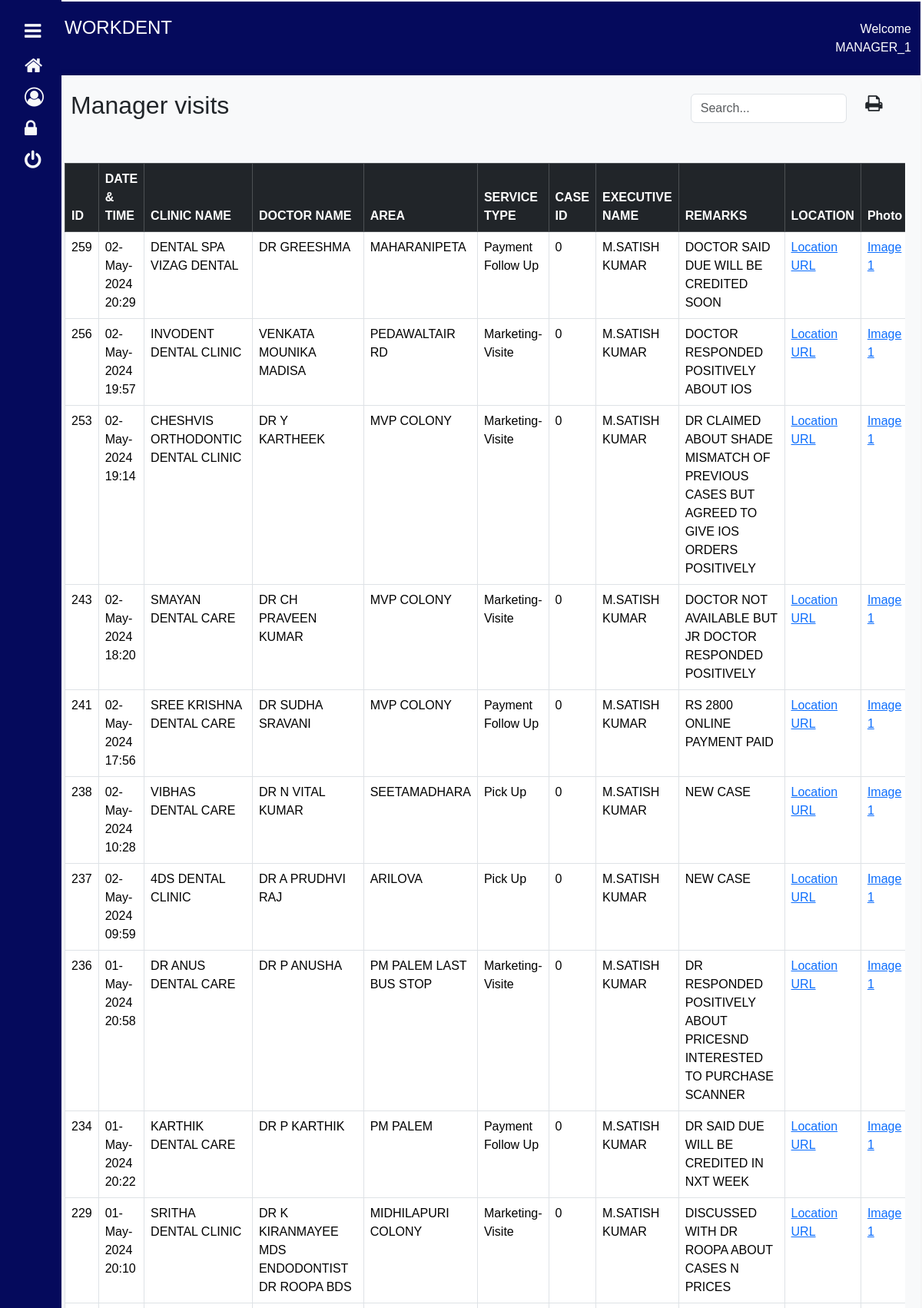
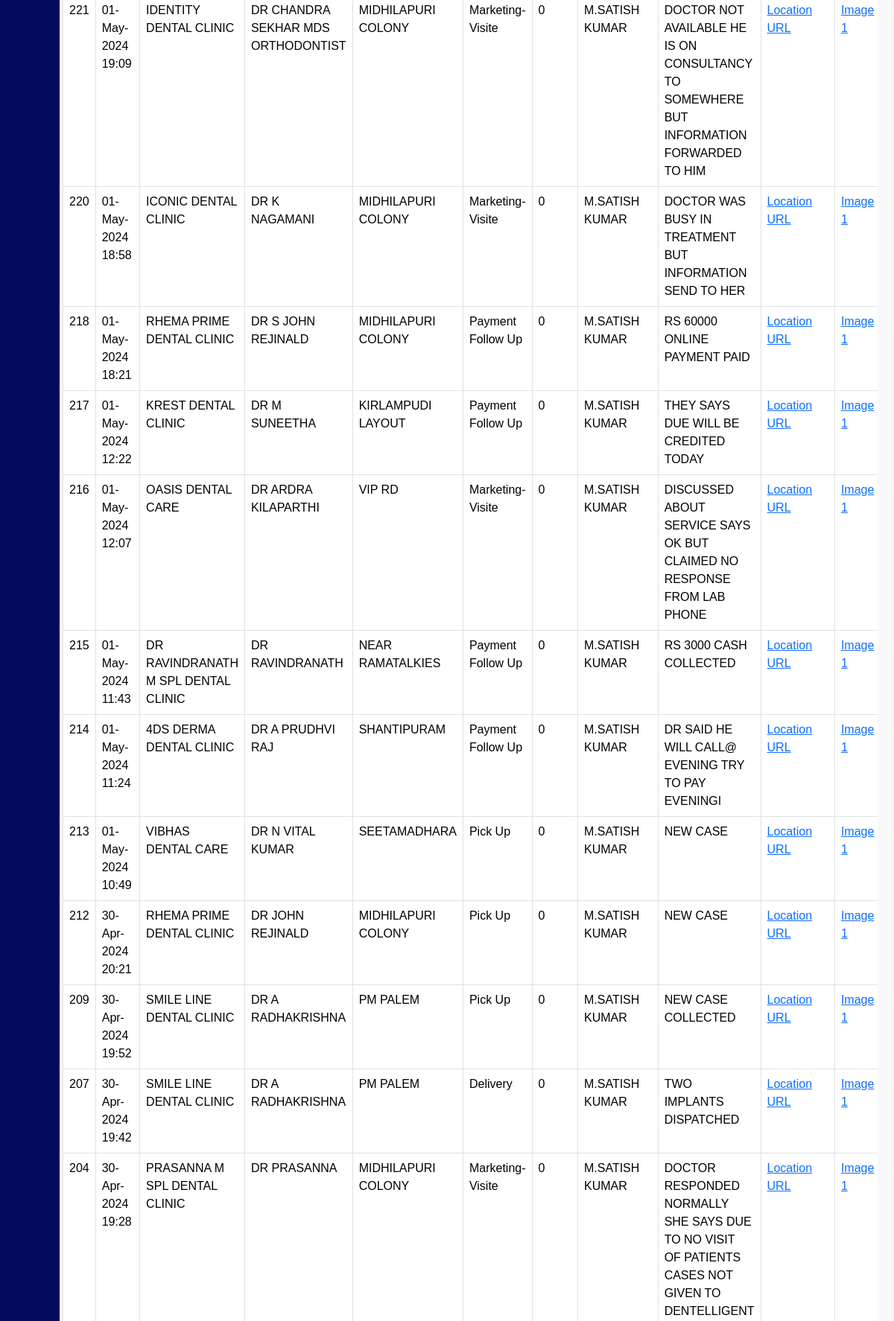
/workdent/admin/manager_report.php?name=M.SATISH+KUMAR (signed in, upper part), run on the app's committed database (2 pictures, top to bottom).
### tables this page shows
CREATE TABLE `managers` (
  `id` int(11) NOT NULL,
  `ClinicName` varchar(255) DEFAULT NULL,
  `DoctorName` varchar(255) DEFAULT NULL,
  `Service` varchar(255) DEFAULT NULL,
  `ExecutiveName` varchar(255) DEFAULT NULL,
  `AppointmentDateTime` datetime DEFAULT current_timestamp(),
  `Area` varchar(255) DEFAULT NULL,
  `Caseid` int(11) DEFAULT NULL,
  `cases` int(11) NOT NULL,
  `Remarks` text DEFAULT NULL,
  `Latitude` float DEFAULT NULL,
  `Longitude` float DEFAULT NULL,
  `Photo` varchar(100) NOT NULL
);

### workdent/admin/manager_report.php (the view, shortened to what this page needs)
<!DOCTYPE html>
<html lang="en">
<head>
  <link href="https://cdn.jsdelivr.net/npm/bootstrap@5.3.2/dist/css/bootstrap.min.css" rel="stylesheet">
  <link rel="stylesheet" href="https://cdnjs.cloudflare.com/ajax/libs/font-awesome/4.7.0/css/font-awesome.min.css">
</head>
<body onload="getLocation();">
<div id="sidebar" class=" ">
  <a href="#" onclick="toggleSidebar()" class="text-light"><i class="fa fa-bars"></i> <span>&nbsp;  MENU</span></a>
  <a href="welcome.php" class="text-light">
    <div class="icon-container">
      <i class="fa fa-home "></i>
    </div>
  </a>
  <a href="user_info.php" class="text-light">
        <div class="icon-container">
            <i class="fa fa-user-circle-o"></i>
        </div>
    </a>
  <a href="change_password.php" class="text-light">
    <div class="icon-container">
      <i class="fa fa-lock"></i>
    </div>
  </a>
  <a href="../index.php" class="text-light">
    <div class="icon-container">
      <i class="fa fa-power-off "></i>
    </div>
  </a>
</div>
<div id="main">
    <div id="nav-bg" class="container-fluid">
        <div class="row">
            <div class="col-lg-10 col-12">
                <h4 style="padding:20px;color:white">WORKDENT</h4>
            </div>
            <div class="col-lg-2">
                <span style="text-align: right; padding:20px;">
                    <a class="nav-link u-name" href="#" style="color: white;">
                        <?php
                        if(isset($_SESSION['username'])) {
                            echo "Welcome " .$_SESSION['username'];
                        } else {
                            header('Location: ../index.php');
                            exit();
                        }
                        ?>
                    </a>
                </span>
            </div>
        </div>
    </div>
 <div class="container-fluid  custom-container">
        <div class="d-flex justify-content-between align-items-center mb-4">
            <h2 style="margin-left:20px">Manager visits</h2>
           <div class="row">
                <div class="col-lg-9">
                        <div class="search-box">
                         <input type="text" class="form-control" placeholder="Search...">
                        </div>
                </div>
                <div class="col" id="printButtonWrapper">
                  <i onclick="window.print()" class="fa fa-print" style="font-size:24px"></i>
                </div>
            </div>
        </div>
        <div class="container-fluid mt-5" style="overflow-x:auto; ">
            <?php
            if (isset($_GET['name'])) {
                $name = $_GET['name'];
            } else {
                echo "Name parameter not found in the URL.";
                exit();
            }
        $servername = "localhost";
        $username = "u170552379_admin";
        $password = "DENTELLIGENt@2019";
        $dbname = "u170552379_workdent";
        $conn = new mysqli($servername, $username, $password, $dbname);
       $sql = "SELECT * from managers  WHERE ExecutiveName = '$name' ORDER BY AppointmentDateTime DESC";
        $result = $conn->query($sql);
        if ($result->num_rows > 0) {
            echo "<table class='table table-bordered'>";
            echo "<thead class='table-dark'><tr><th>ID </th><th>DATE & TIME </th><th>CLINIC NAME</th><th>DOCTOR NAME</th><th>AREA</th><th>SERVICE TYPE</th><th>CASE ID</th><th>EXECUTIVE NAME</th><th>REMARKS</th><th>LOCATION</th><th>Photo</th></tr></thead><tbody>";
            while($row = $result->fetch_assoc()) {
                $originalDate = $row["AppointmentDateTime"];
                $formattedDate = date("d-M-Y H:i", strtotime($originalDate));
                $photoNames = explode(",", $row['Photo']);
                $imageLinks = '';
                $imageNumber = 1;
                foreach ($photoNames as $photoName) {
                    $imageLinks .= "<a href='../manager/uploads/" . $photoName . "' target='_blank'>Image " . $imageNumber . "</a><br>";
                    $imageNumber++;
                }
               echo "<tr><td>" . $row["id"]. "</td><td>" . $formattedDate. "</td><td>" . $row["ClinicName"]. "</td><td>" . $row["DoctorName"]. "</td><td>" . $row["Area"]. "</td><td>" . $row["Service"].  "</td><td>" . $row["Caseid"]. "</td><td>" . $row["ExecutiveName"]. "</td><td>" . $row["Remarks"]. "</td><td><a href='https://maps.google.com/maps?q=" . $row['Latitude'] . "," . $row['Longitude'] . "&hl=es&z=14' target='_blank'> Location URL</a></td><td>" .  $imageLinks. "</td></tr>";
            }
            echo "</tbody></table>";
        } else {
            echo "<p class='text-danger'>No appointment details found</p>";
        }
        ?>
    </div>
</div>
</div>
</body>
</html>

### workdent/admin/manager_report.php (style rules this page uses)
body { margin: 0; font-family: 'Arial', sans-serif; }
.fa { font-size:25px; }
#sidebar { height: 100%; width: 80px; position: fixed; background-color: #050A5C; overflow-x: hidden; transition: 0.5s; padding-top: 20px; }
#sidebar a { padding: 8px 8px 8px 32px; text-decoration: none; font-size: 18px; color: white; display: block; transition: 0.3s; }
#main { margin-left: 50px; padding: 2px; }
.icon-container { display: flex; align-items: center; gap: 10px; }
#nav-bg { background-color: #050A5C; }
.custom-container { background-color: #f8f9fa; padding: 20px; border-radius: 10px; box-shadow: 0 0 10px rgba(0, 0, 0, 0.1); }
.search-box { float: right; }

### data on the page
managers: id "259", AppointmentDateTime "02-May-2024 20:29", ClinicName "DENTAL SPA VIZAG DENTAL", DoctorName "DR GREESHMA", Area "MAHARANIPETA", Service "Payment Follow Up", Caseid "0", ExecutiveName "M.SATISH KUMAR", Remarks "DOCTOR SAID DUE WILL BE CREDITED SOON"
managers: id "256", AppointmentDateTime "02-May-2024 19:57", ClinicName "INVODENT DENTAL CLINIC", DoctorName "VENKATA MOUNIKA MADISA", Area "PEDAWALTAIR RD", Service "Marketing-Visite", Caseid "0", ExecutiveName "M.SATISH KUMAR", Remarks "DOCTOR RESPONDED POSITIVELY ABOUT IOS"
managers: id "253", AppointmentDateTime "02-May-2024 19:14", ClinicName "CHESHVIS ORTHODONTIC DENTAL CLINIC", DoctorName "DR Y KARTHEEK", Area "MVP COLONY", Service "Marketing-Visite", Caseid "0", ExecutiveName "M.SATISH KUMAR", Remarks "DR CLAIMED ABOUT SHADE MISMATCH OF PREVIOUS CASES BUT AGREED TO GIVE IOS ORDERS POSITIVELY"
managers: id "243", AppointmentDateTime "02-May-2024 18:20", ClinicName "SMAYAN DENTAL CARE", DoctorName "DR CH PRAVEEN KUMAR", Area "MVP COLONY", Service "Marketing-Visite", Caseid "0", ExecutiveName "M.SATISH KUMAR", Remarks "DOCTOR NOT AVAILABLE BUT JR DOCTOR RESPONDED POSITIVELY"
managers: id "241", AppointmentDateTime "02-May-2024 17:56", ClinicName "SREE KRISHNA DENTAL CARE", DoctorName "DR SUDHA SRAVANI", Area "MVP COLONY", Service "Payment Follow Up", Caseid "0", ExecutiveName "M.SATISH KUMAR", Remarks "RS 2800 ONLINE PAYMENT PAID"
managers: id "238", AppointmentDateTime "02-May-2024 10:28", ClinicName "VIBHAS DENTAL CARE", DoctorName "DR N VITAL KUMAR", Area "SEETAMADHARA", Service "Pick Up", Caseid "0", ExecutiveName "M.SATISH KUMAR", Remarks "NEW CASE"
managers: id "237", AppointmentDateTime "02-May-2024 09:59", ClinicName "4DS DENTAL CLINIC", DoctorName "DR A PRUDHVI RAJ", Area "ARILOVA", Service "Pick Up", Caseid "0", ExecutiveName "M.SATISH KUMAR", Remarks "NEW CASE"
managers: id "236", AppointmentDateTime "01-May-2024 20:58", ClinicName "DR ANUS DENTAL CARE", DoctorName "DR P ANUSHA", Area "PM PALEM LAST BUS STOP", Service "Marketing-Visite", Caseid "0", ExecutiveName "M.SATISH KUMAR", Remarks "DR RESPONDED POSITIVELY ABOUT PRICESND INTERESTED TO PURCHASE SCANNER"
managers: id "234", AppointmentDateTime "01-May-2024 20:22", ClinicName "KARTHIK DENTAL CARE", DoctorName "DR P KARTHIK", Area "PM PALEM", Service "Payment Follow Up", Caseid "0", ExecutiveName "M.SATISH KUMAR", Remarks "DR SAID DUE WILL BE CREDITED IN NXT WEEK"
managers: id "229", AppointmentDateTime "01-May-2024 20:10", ClinicName "SRITHA DENTAL CLINIC", DoctorName "DR K KIRANMAYEE MDS ENDODONTIST DR ROOPA BDS", Area "MIDHILAPURI COLONY", Service "Marketing-Visite", Caseid "0", ExecutiveName "M.SATISH KUMAR", Remarks "DISCUSSED WITH DR ROOPA ABOUT CASES N PRICES"
managers: id "221", AppointmentDateTime "01-May-2024 19:09", ClinicName "IDENTITY DENTAL CLINIC", DoctorName "DR CHANDRA SEKHAR MDS ORTHODONTIST", Area "MIDHILAPURI COLONY", Service "Marketing-Visite", Caseid "0", ExecutiveName "M.SATISH KUMAR", Remarks "DOCTOR NOT AVAILABLE HE IS ON CONSULTANCY TO SOMEWHERE BUT INFORMATION FORWARDED TO HIM"
managers: id "220", AppointmentDateTime "01-May-2024 18:58", ClinicName "ICONIC DENTAL CLINIC", DoctorName "DR K NAGAMANI", Area "MIDHILAPURI COLONY", Service "Marketing-Visite", Caseid "0", ExecutiveName "M.SATISH KUMAR", Remarks "DOCTOR WAS BUSY IN TREATMENT BUT INFORMATION SEND TO HER"
managers: id "218", AppointmentDateTime "01-May-2024 18:21", ClinicName "RHEMA PRIME DENTAL CLINIC", DoctorName "DR S JOHN REJINALD", Area "MIDHILAPURI COLONY", Service "Payment Follow Up", Caseid "0", ExecutiveName "M.SATISH KUMAR", Remarks "RS 60000 ONLINE PAYMENT PAID"
managers: id "217", AppointmentDateTime "01-May-2024 12:22", ClinicName "KREST DENTAL CLINIC", DoctorName "DR M SUNEETHA", Area "KIRLAMPUDI LAYOUT", Service "Payment Follow Up", Caseid "0", ExecutiveName "M.SATISH KUMAR", Remarks "THEY SAYS DUE WILL BE CREDITED TODAY"
managers: id "216", AppointmentDateTime "01-May-2024 12:07", ClinicName "OASIS DENTAL CARE", DoctorName "DR ARDRA KILAPARTHI", Area "VIP RD", Service "Marketing-Visite", Caseid "0", ExecutiveName "M.SATISH KUMAR", Remarks "DISCUSSED ABOUT SERVICE SAYS OK BUT CLAIMED NO RESPONSE FROM LAB PHONE"
managers: id "215", AppointmentDateTime "01-May-2024 11:43", ClinicName "DR RAVINDRANATH M SPL DENTAL CLINIC", DoctorName "DR RAVINDRANATH", Area "NEAR RAMATALKIES", Service "Payment Follow Up", Caseid "0", ExecutiveName "M.SATISH KUMAR", Remarks "RS 3000 CASH COLLECTED"
managers: id "214", AppointmentDateTime "01-May-2024 11:24", ClinicName "4DS DERMA DENTAL CLINIC", DoctorName "DR A PRUDHVI RAJ", Area "SHANTIPURAM", Service "Payment Follow Up", Caseid "0", ExecutiveName "M.SATISH KUMAR", Remarks "DR SAID HE WILL CALL@ EVENING TRY TO PAY EVENINGI"
managers: id "213", AppointmentDateTime "01-May-2024 10:49", ClinicName "VIBHAS DENTAL CARE", DoctorName "DR N VITAL KUMAR", Area "SEETAMADHARA", Service "Pick Up", Caseid "0", ExecutiveName "M.SATISH KUMAR", Remarks "NEW CASE"
managers: id "212", AppointmentDateTime "30-Apr-2024 20:21", ClinicName "RHEMA PRIME DENTAL CLINIC", DoctorName "DR JOHN REJINALD", Area "MIDHILAPURI COLONY", Service "Pick Up", Caseid "0", ExecutiveName "M.SATISH KUMAR", Remarks "NEW CASE"
managers: id "209", AppointmentDateTime "30-Apr-2024 19:52", ClinicName "SMILE LINE DENTAL CLINIC", DoctorName "DR A RADHAKRISHNA", Area "PM PALEM", Service "Pick Up", Caseid "0", ExecutiveName "M.SATISH KUMAR", Remarks "NEW CASE COLLECTED"
managers: id "207", AppointmentDateTime "30-Apr-2024 19:42", ClinicName "SMILE LINE DENTAL CLINIC", DoctorName "DR A RADHAKRISHNA", Area "PM PALEM", Service "Delivery", Caseid "0", ExecutiveName "M.SATISH KUMAR", Remarks "TWO IMPLANTS DISPATCHED"
managers: id "204", AppointmentDateTime "30-Apr-2024 19:28", ClinicName "PRASANNA M SPL DENTAL CLINIC", DoctorName "DR PRASANNA", Area "MIDHILAPURI COLONY", Service "Marketing-Visite", Caseid "0", ExecutiveName "M.SATISH KUMAR", Remarks "DOCTOR RESPONDED NORMALLY SHE SAYS DUE TO NO VISIT OF PATIENTS CASES NOT GIVEN TO DENTELLIGENT"

### other printed values
$_SESSION['username'] "MANAGER_1"
